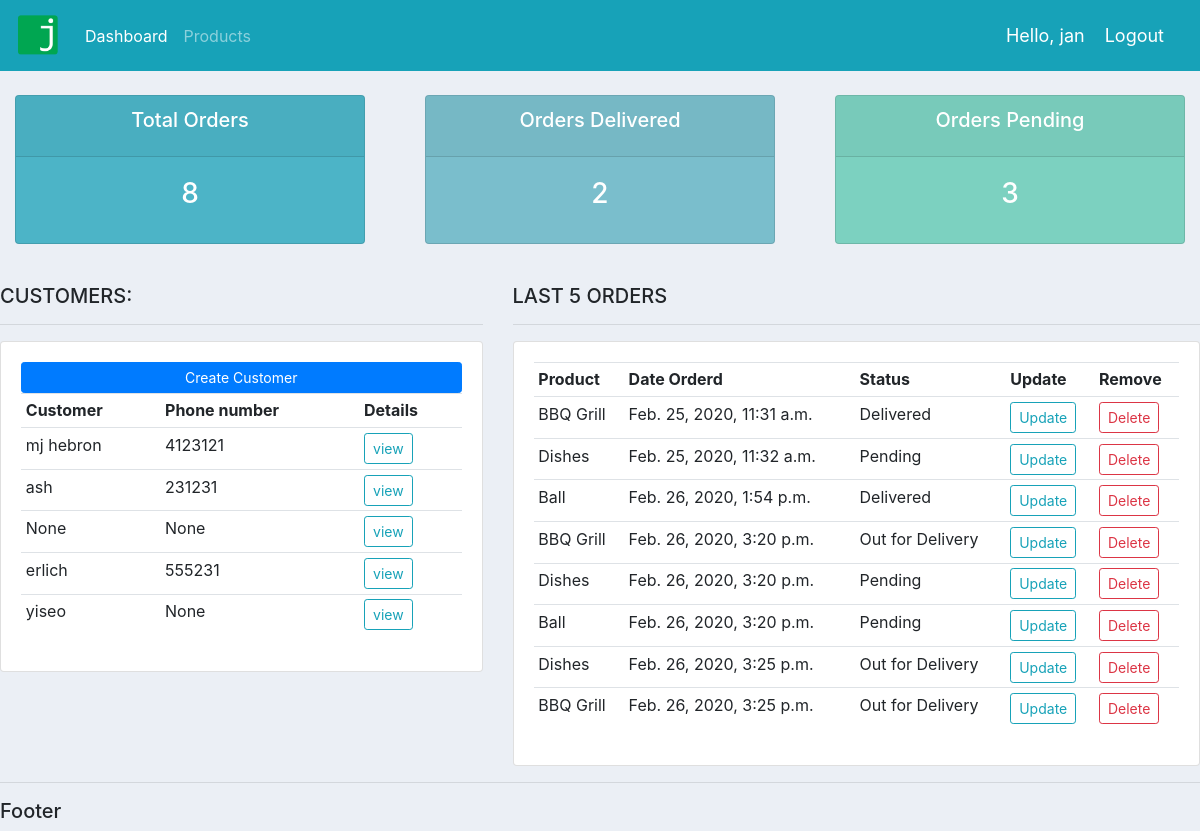
The app's page / (signed in), older data.
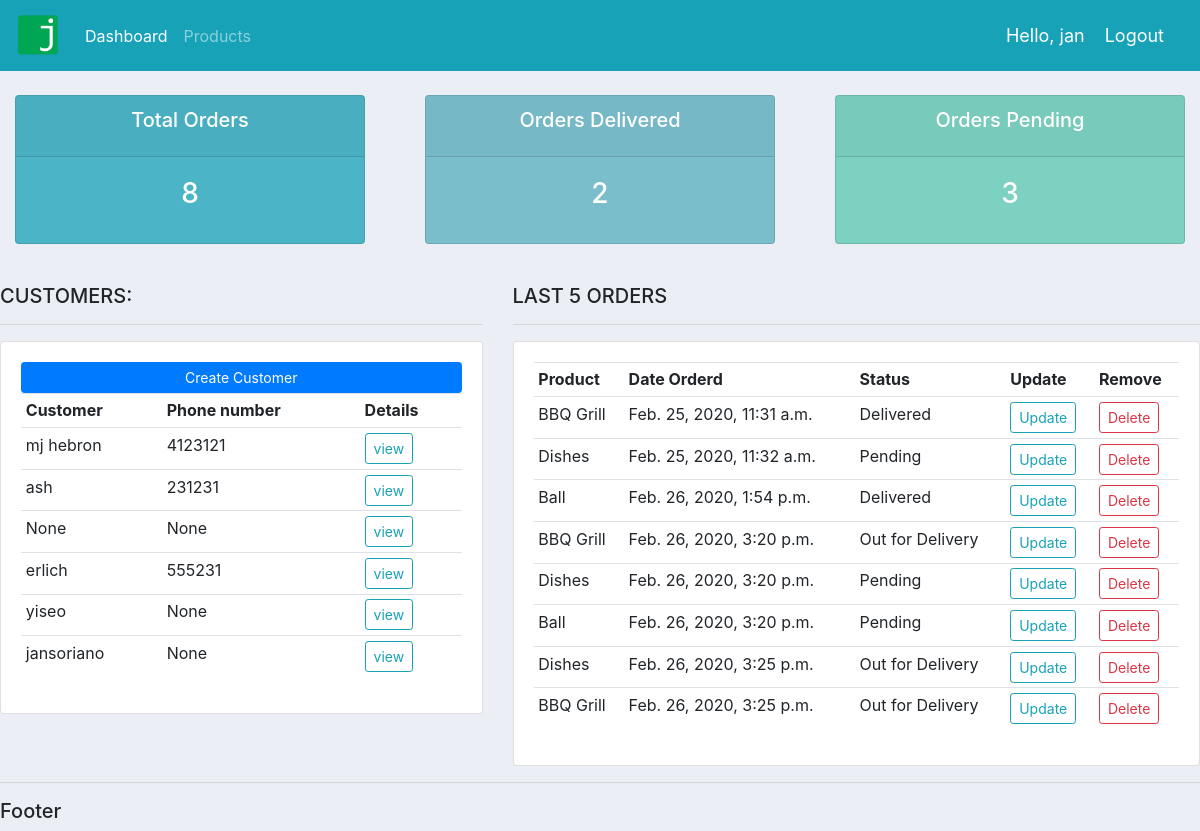
The same page, newer data.
### accounts/models.py (models this page shows, shortened)
class Customer(models.Model):
    user = models.OneToOneField(User,null=True, blank=True, on_delete=models.CASCADE)
    name= models.CharField(max_length=200,null=True)
    phone= models.CharField(max_length=200,null=True)
    email= models.CharField(max_length=200,null=True)
    profilePic = models.ImageField(default="defUserImg.png", null=True,blank=True)
    date_created= models.DateTimeField(auto_now_add=True,null=True)

class Order(models.Model):
    STATUS = (
        ('Pending','Pending'),
        ('Out for Delivery','Out for Delivery'),
        ('Delivered','Delivered'),
    )
    customer=models.ForeignKey(Customer,null=True,on_delete=models.SET_NULL)
    product =models.ForeignKey(Product,null=True,on_delete=models.SET_NULL)
    date_created=models.DateTimeField(auto_now_add=True,null=True)
    status = models.CharField(max_length=200,null=True,choices=STATUS)
    note =  models.CharField(max_length=200,null=True)

class Product(models.Model):
    CATEGORY = (('Indoor','Indoor'),('Outdoor','Outdoor'),)
    name=models.CharField(max_length=200,null=True)
    price=models.FloatField(null=True)
    category=models.CharField(max_length=200,null=True,choices=CATEGORY)
    description=models.CharField(max_length=500,null=True, blank=True)
    date_created=models.DateTimeField(auto_now_add=True,null=True)
    tags= models.ManyToManyField(Tag)
    def __str__(self):
        return self.name

### accounts/decorators.py (the view)
    def wrapperFunc(request, *args, **kwargs):
        group = None
        if request.user.groups.exists():
            group = request.user.groups.all()[0].name
        if group == 'customer':
            return redirect('useraccount')
        if group == 'admin':
            return viewFunc(request, *args, **kwargs)

### accounts/views.py (called while the page is built)
@login_required(login_url='login')
@adminOnly
def home(request):
    orders = Order.objects.all()
    customers = Customer.objects.all()
    total_customers = customers.count()
    total_orders= orders.count()
    delivered = orders.filter(status='Delivered').count()
    pending = orders.filter(status='Pending').count()
    context = {
        'orders':orders,
        'customers':customers,
        'total_orders':total_orders,
        'delivered':delivered,
        'pending':pending,
    }
    return render(request, 'accounts/dashboard.html',context)

### accounts/templates/accounts/dashboard.html
{% extends 'accounts/main.html' %}
{% block content %}
{% include 'accounts/status.html' %}
<br />
<div class="row">
  <div class="col-md-5">
    <h5>CUSTOMERS:</h5>
    <hr />
    <div class="card card-body">
      <a class="btn btn-primary  btn-sm btn-block" href="">Create Customer</a>
      <table class="table table-sm">
        <tr>
          <th>Customer</th>
          <th>Phone number</th>
          <th>Details</th>
        </tr>
        {% for customer in customers %}
        <tr>
          <td>
            {{customer.name}}
          </td>
          <td>
            {{customer.phone}}
          </td>
          <td>
            <a
              class="btn btn-sm btn-outline-info"
              href="{% url 'customer' customer.id %}"
              >view</a
            >
          </td>
        </tr>
        {% endfor %}
      </table>
    </div>
  </div>
  <div class="col-md-7">
    <h5>LAST 5 ORDERS</h5>
    <hr />
    <div class="card card-body">
      <table class="table table-sm">
        <tr>
          <th>Product</th>
          <th>Date Orderd</th>
          <th>Status</th>
          <th>Update</th>
          <th>Remove</th>
        </tr>
        {% for order in orders %}
        <tr>
          <td>
            {{order.product}}
          </td>
          <td>
            {{order.date_created}}
          </td>
          <td>
            {{order.status}}
          </td>
          <td>
            <a
              class="btn btn-sm btn-outline-info"
              href="{% url 'updateorder' order.id %}"
              >Update</a
            >
          </td>
          <td>
            <a
              class="btn btn-sm btn-outline-danger"
              href="{% url 'deleteorder' order.id %}"
              >Delete</a
            >
          </td>
        </tr>
        {% endfor %}
      </table>
    </div>
  </div>
</div>
{% endblock %}

### accounts/templates/accounts/main.html (shortened to what this page needs)
{% load static %}
<!DOCTYPE html>
<html lang="en">
  <head>
    <link
      rel="stylesheet"
      href="https://stackpath.bootstrapcdn.com/bootstrap/4.4.1/css/bootstrap.min.css"
    />
    <link
      rel="stylesheet"
      type="text/css"
      href="{% static '/css/main.css' %}"
    />
  </head>
  <body>
    {% include 'accounts/navbar.html' %}
    {% block content %} {% endblock %}
    <div class="footer">
      <hr />
      <h5>Footer</h5>
    </div>
  </body>
</html>

### accounts/templates/accounts/navbar.html (shortened to what this page needs)
{% load static %}
<nav class="navbar navbar-expand-lg navbar-dark bg-info">
  <a href="{% url 'home' %}">
    <img
      src="{% static 'images/logo.png' %}"
      alt=""
      id="logo"
      class="navbar-brand"
  /></a>
  <div class="collapse navbar-collapse" id="navbarNav">
    <ul class="navbar-nav">
      {% if request.user.is_staff %}
      <li class="nav-item active">
        <a class="nav-link" href="{% url 'home' %}">Dashboard</a>
      </li>
      <li class="nav-item">
        <a class="nav-link" href="{% url 'products' %}">Products</a>
      </li>
      {% else %}
      <li class="nav-item">
        <a class="nav-link" href="{% url 'account' %}">Settings</a>
      </li>
      {% endif %}
    </ul>
  </div>
  <span class="hello-msg">Hello, {{request.user}}</span>
  <span><a class="hello-msg" href="{% url 'logout' %}">Logout</a></span>
</nav>

### accounts/templates/accounts/status.html
{% load static %}
<br />
<div class="row">
  <div class="col">
    <div class="col-md">
      <div class="card text-center text-white  mb-3" id="total-orders">
        <div class="card-header">
          <h5 class="card-title">Total Orders</h5>
        </div>
        <div class="card-body">
          <h3 class="card-title">{{total_orders}}</h3>
        </div>
      </div>
    </div>
  </div>
  <div class="col">
    <div class="col-md">
      <div class="card text-center text-white  mb-3" id="orders-delivered">
        <div class="card-header">
          <h5 class="card-title">Orders Delivered</h5>
        </div>
        <div class="card-body">
          <h3 class="card-title">{{delivered}}</h3>
        </div>
      </div>
    </div>
  </div>
  <div class="col">
    <div class="col-md">
      <div class="card text-center text-white  mb-3" id="orders-pending">
        <div class="card-header">
          <h5 class="card-title">Orders Pending</h5>
        </div>
        <div class="card-body">
          <h3 class="card-title">{{pending}}</h3>
        </div>
      </div>
    </div>
  </div>
</div>

### static/css/main.css (style rules this page uses)
#logo { width: 45px; }
body { background-color: #ebeff5; }
#total-orders { background-color: #4cb4c7; }
#orders-delivered { background-color: #7abecc; }
#orders-pending { background-color: #7cd1c0; }

### accounts/templates/accounts/navbar.html (style rules this page uses)
.hello-msg { font-size: 18px; color: #fff; margin-right: 20px; }

Row changes from the older to the newer data that the page shows:
added Customer: name "jansoriano", phone "None"
